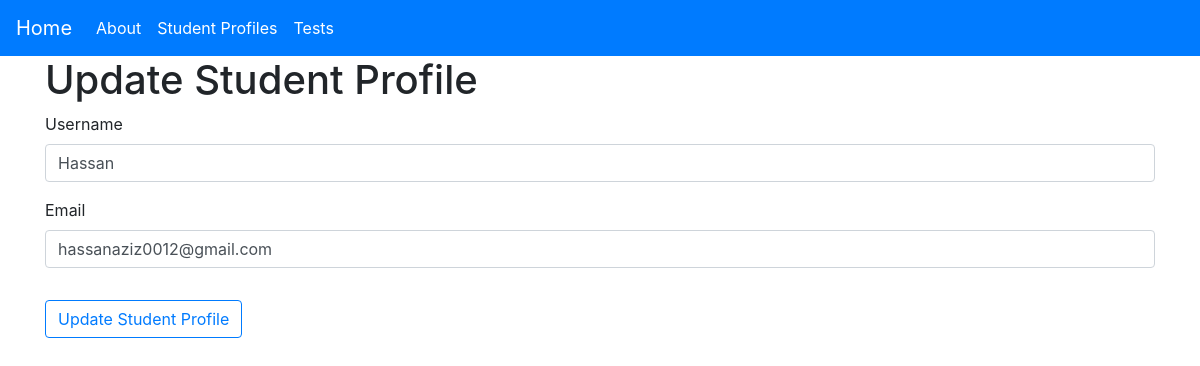
Before: /update-profile/13 with the older database file.
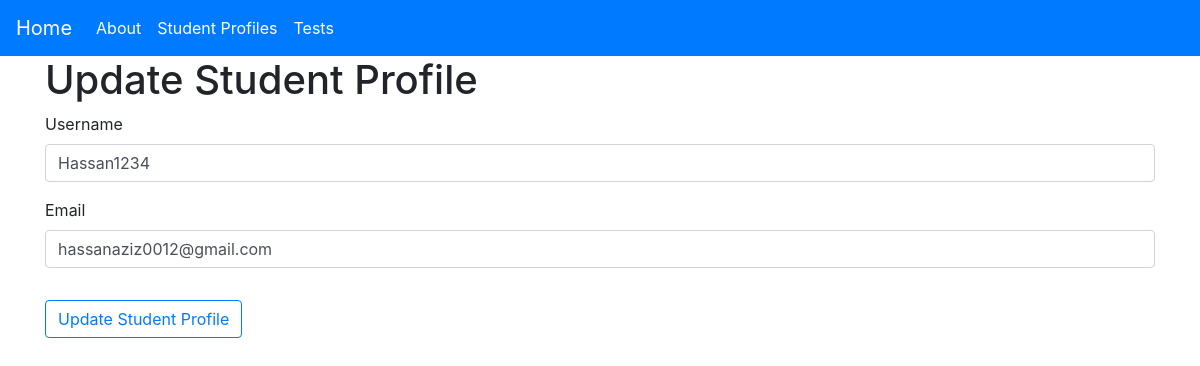
After: the same page with the newer database file.
### main/models.py (models this page shows, shortened)
class StudentProfile(models.Model):
    username = models.CharField(max_length=100, blank=False)
    email = models.EmailField()
    avg_score = models.IntegerField(default=0)

### main/views.py (the view)
# urls.py: path('update-profile/<int:profile_id>', views.update_profile, name='update-profile'),
def update_profile(request, profile_id):
    profile = StudentProfile.objects.filter(pk=profile_id).first()
    if request.method == 'POST':
        form = UpdateStudentProfileForm(request.POST, initial={'username': profile.username, 'email': profile.email})
        if form.is_valid():
            profile.username = form.cleaned_data['username']
            profile.email = form.cleaned_data['email']
            profile.save()
            messages.success(request, 'This profile has been updated!')
            return redirect('manage-profile')
    else:
        form = UpdateStudentProfileForm(initial={'username': profile.username, 'email': profile.email})
    context = {
        'title': 'Update Profile',
        'form': form,
    }
    return render(request, 'main/update_profile.html', context=context)

### main/forms.py
class UpdateStudentProfileForm(forms.ModelForm):
    username = forms.CharField(max_length=120, required=False)
    email = forms.EmailField(required=False)
    class Meta:
        model = StudentProfile
        fields = ['username', 'email']

### main/templates/main/update_profile.html (shortened to what this page needs)
{% extends 'main/base.html' %}
{% load crispy_forms_tags %}
{% block content %}
<h1>Update Student Profile</h1>
<form action="" method="post">
    <fieldset class="form-group">
        {{form|crispy}}
    </fieldset>
    <div class="form-group">
        <button class="btn btn-outline-primary" type="submit">Update Student Profile</button>
    </div>
</form>
{% endblock content %}

Changed rows visible on the page:
changed StudentProfile "hassanaziz0012@gmail.com": username "Hassan" → "Hassan1234"
